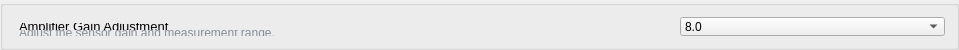
              <widget class="QGroupBox" name="gain">
               <property name="sizePolicy">
                <sizepolicy hsizetype="Preferred" vsizetype="Maximum">
                 <horstretch>0</horstretch>
                 <verstretch>0</verstretch>
                </sizepolicy>
               </property>
               <property name="minimumSize">
                <size>
                 <width>0</width>
                 <height>50</height>
                </size>
               </property>
               <property name="maximumSize">
                <size>
                 <width>16777215</width>
                 <height>50</height>
                </size>
               </property>
               <property name="styleSheet">
                <string notr="true"/>
               </property>
               <property name="title">
                <string/>
               </property>
               <property name="flat">
                <bool>true</bool>
               </property>
               <layout class="QHBoxLayout" name="horizontalLayout">
                <item>
                 <layout class="QVBoxLayout" name="verticalLayout_3">
                  <property name="spacing">
                   <number>0</number>
                  </property>
                  <property name="leftMargin">
                   <number>5</number>
                  </property>
                  <property name="topMargin">
                   <number>6</number>
                  </property>
                  <item>
                   <widget class="QLabel" name="label">
                    <property name="font">
                     <font>
                      <pointsize>10</pointsize>
                     </font>
                    </property>
                    <property name="styleSheet">
                     <string notr="true"/>
                    </property>
                    <property name="text">
                     <string>Amplifier Gain Adjustment</string>
                    </property>
                   </widget>
                  </item>
                  <item>
                   <widget class="QLabel" name="label_2">
                    <property name="styleSheet">
                     <string notr="true">color:rgb(135, 141, 150)</string>
                    </property>
                    <property name="text">
                     <string>Adjust the sensor gain and measurement range.</string>
                    </property>
                   </widget>
                  </item>
                 </layout>
                </item>
                <item>
                 <spacer name="horizontalSpacer">
                  <property name="orientation">
                   <enum>Qt::Orientation::Horizontal</enum>
                  </property>
                  <property name="sizeHint" stdset="0">
                   <size>
                    <width>399</width>
                    <height>20</height>
                   </size>
                  </property>
                 </spacer>
                </item>
                <item>
                 <widget class="QComboBox" name="gain_select">
                  <property name="sizePolicy">
                   <sizepolicy hsizetype="Minimum" vsizetype="Fixed">
                    <horstretch>0</horstretch>
                    <verstretch>0</verstretch>
                   </sizepolicy>
                  </property>
                  <property name="minimumSize">
                   <size>
                    <width>265</width>
                    <height>0</height>
                   </size>
                  </property>
                  <item>
                   <property name="text">
                    <string>8.0</string>
                   </property>
                  </item>
                  <item>
                   <property name="text">
                    <string>15.8</string>
                   </property>
                  </item>
                  <item>
                   <property name="text">
                    <string>31.4</string>
                   </property>
                  </item>
                  <item>
                   <property name="text">
                    <string>65.1</string>
                   </property>
                  </item>
                  <item>
                   <property name="text">
                    <string>120</string>
                   </property>
                  </item>
                  <item>
                   <property name="text">
                    <string>248</string>
                   </property>
                  </item>
                  <item>
                   <property name="text">
                    <string>504</string>
                   </property>
                  </item>
                  <item>
                   <property name="text">
                    <string>1016</string>
                   </property>
                  </item>
                 </widget>
                </item>
               </layout>
              </widget>
